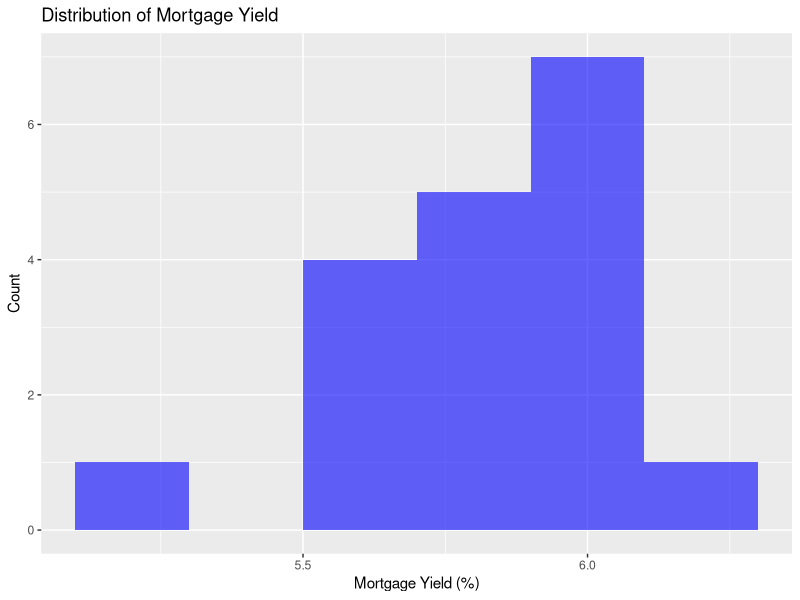
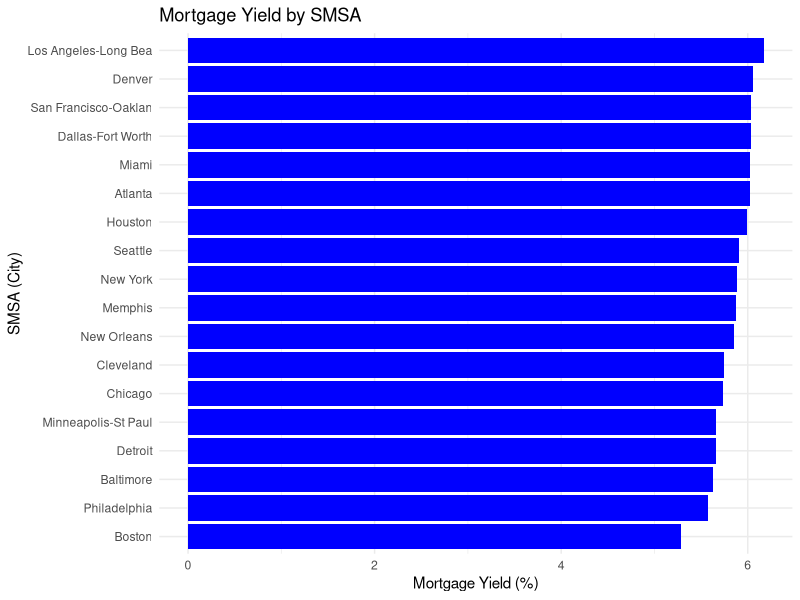
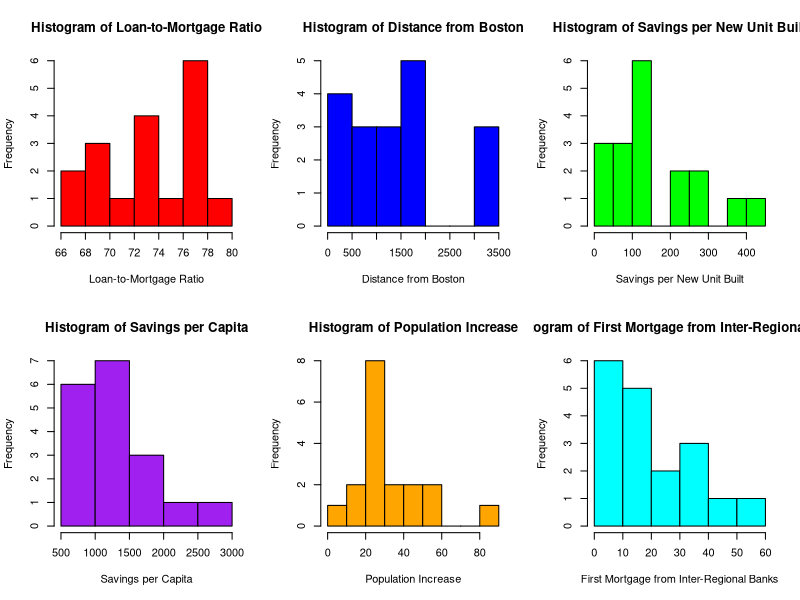
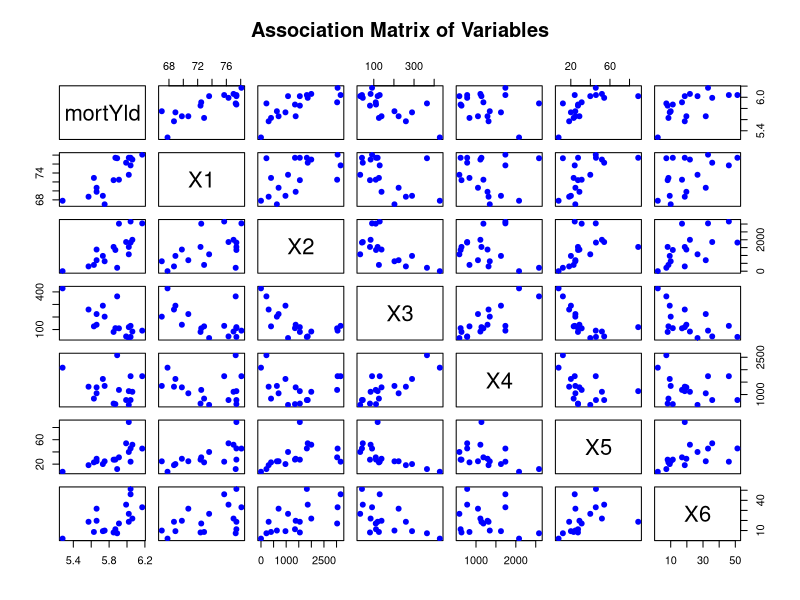
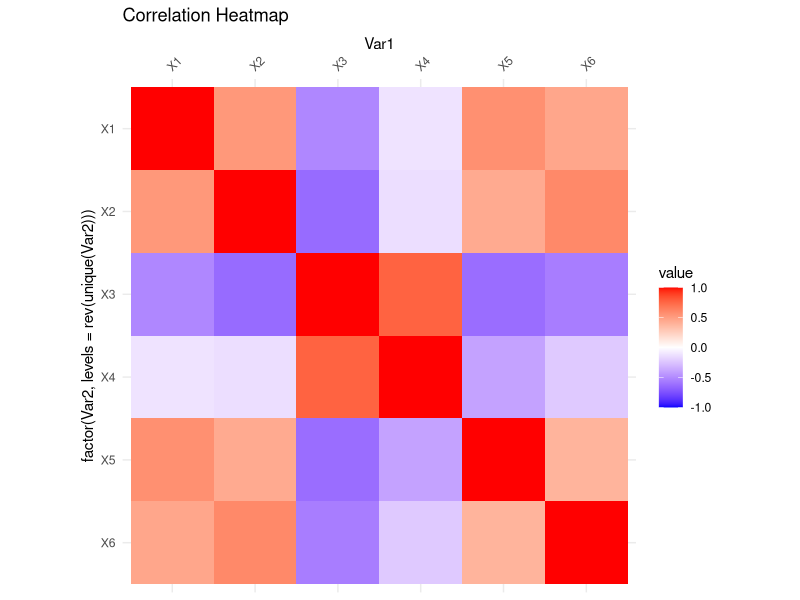
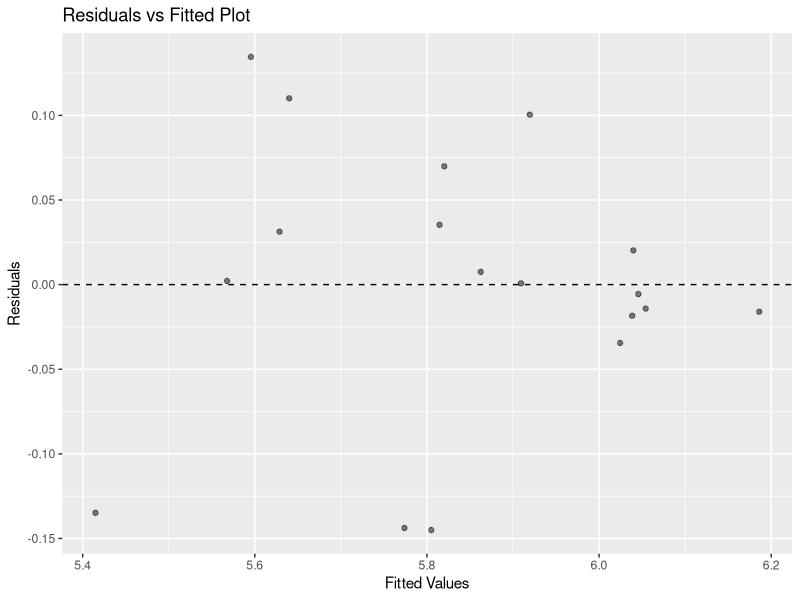
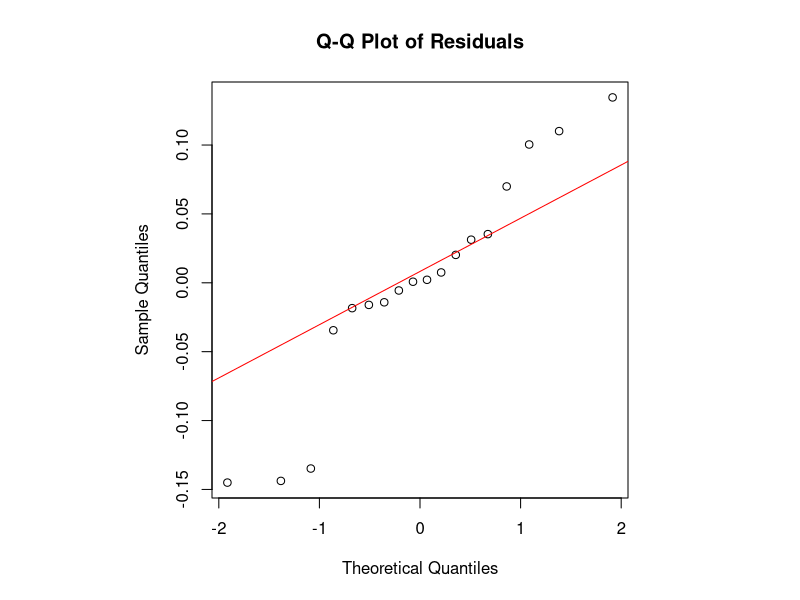

The R source for these figures, in order:
## ---- chunk 1
# Load necessary libraries
library(ggplot2)
library(tidyverse)
library(dplyr)
library(knitr)
library(kableExtra)
library(xtable)
library(MASS)
library(car)
library(magrittr)

# Read data
df <- read.csv("myield.csv")

# Rename columns for easier reference
colnames(df) <- c("smsa", "mortYld", "X1", "X2", "X3", "X4", "X5", "X6")

# Display first few rows
kable(head(df), caption = "First few rows of the dataset") %>% kable_styling()
## ---- chunk 2
# Count missing values
colSums(is.na(df))

## ---- chunk 3
# Summary Statistics
summary_stats <- summary(df[, colnames(df) != "smsa"])
kable(summary_stats, caption = "Summary Statistics of Variables") %>% kable_styling()
## ---- chunk 4
# Histogram of Mortgage Yield
ggplot(df, aes(x = mortYld)) + 
  geom_histogram(binwidth = 0.2, fill = "blue", alpha = 0.6) +
  labs(title = "Distribution of Mortgage Yield", x = "Mortgage Yield (%)", y = "Count")

# Create a named vector where mortgage yield values are associated with their respective SMSAs
df <- df %>% arrange(desc(mortYld))  

# Create a better bar chart
ggplot(df, aes(x = reorder(smsa, mortYld), y = mortYld)) + 
  geom_bar(stat = "identity", fill = "blue") +
  coord_flip() +  # Flip coordinates to make labels readable
  labs(title = "Mortgage Yield by SMSA", x = "SMSA (City)", y = "Mortgage Yield (%)") +
  theme_minimal()


# Set up a 2x3 grid for multiple histograms
par(mfrow = c(2, 3))

# Define variable names
var_names <- c("Loan-to-Mortgage Ratio", "Distance from Boston", 
               "Savings per New Unit Built", "Savings per Capita", 
               "Population Increase", "First Mortgage from Inter-Regional Banks")

# Define colors for better visualization
hist_colors <- c("red", "blue", "green", "purple", "orange", "cyan")

# Loop through each variable (X1 to X6) and create a histogram
for (i in 1:6) {
  hist(df[[paste0("X", i)]], 
       main = paste("Histogram of", var_names[i]),
       xlab = var_names[i], 
       col = hist_colors[i], 
       border = "black")
}

# Reset plotting parameters to default
par(mfrow = c(1, 1))

## ---- chunk 5
# Select only the relevant numerical variables (X1 to X6 and mortYld)
selected_vars <- df[, c("mortYld", "X1", "X2", "X3", "X4", "X5", "X6")]

# Create the scatter plot matrix
pairs(selected_vars, 
      main = "Association Matrix of Variables",
      col = "blue",   # Set color for points
      pch = 19)       # Use solid dots for points


## ---- chunk 6
# Correlation Matrix
# Compute correlation matrix
cor_matrix <- round(cor(df[,3:8]), 2)  # Excluding 'smsa' and 'mortYld'
kable(cor_matrix, caption = "Correlation Matrix") %>% kable_styling()
## ---- chunk 7
library(ggplot2)
library(reshape2)

# Convert correlation matrix to long format for heatmap
melted_cor <- melt(cor_matrix)

# Reverse the order of the y-axis (Var2) so that X1 appears at the top-left
ggplot(data = melted_cor, aes(x=Var1, y=factor(Var2, levels=rev(unique(Var2))), fill=value)) + 
  geom_tile() +
  scale_fill_gradient2(low="blue", high="red", mid="white", 
                       midpoint=0, limit=c(-1,1), space="Lab") +
  scale_x_discrete(position = "top") +  # Move X-axis labels to top
  theme_minimal() +
  coord_fixed() +
  theme(axis.text.x = element_text(angle = 45, hjust = 0)) + # Rotate labels for readability
  ggtitle("Correlation Heatmap")
## ---- chunk 8
# Pairwise Simple Regressions
models_simple <- lapply(1:6, function(i) {
  formula <- as.formula(paste("mortYld ~ X", i, sep = ""))
  lm(formula, data = df)
})

simple_summaries <- lapply(models_simple, summary)

data.frame(
  Predictor = paste0("X", 1:6),
  R_squared = sapply(simple_summaries, function(m) round(m$r.squared, 3)),
  p_value = sapply(simple_summaries, function(m) round(coef(m)[2,4], 4))
) %>%
  kable(caption = "Simple Linear Regressions: R² and p-values") %>%
  kable_styling()
## ---- chunk 9
# Null Model vs Full Model Comparison
null_model <- lm(mortYld ~ 1, data = df)
full_model <- lm(mortYld ~ X1 + X2 + X3 + X4 + X5 + X6, data = df)

anova(null_model, full_model)
## ---- chunk 10
# Fit linear regression model
model <- lm(mortYld ~ X1 + X2 + X3 + X4 + X5 + X6, data = df)

# Model summary
summary(model)

## ---- chunk 11
# Stepwise regression (both directions)
step_model <- stepAIC(model, direction = "both")
summary(step_model)
## ---- chunk 12
#model with interactions
interaction_model <- lm(mortYld ~ X1 * X3 * X4, data = df)

# Summary of the model
summary(interaction_model)

## ---- chunk 13
reduced_interaction_model <- lm(mortYld ~ X1 + X3 + X4 + X1:X3 + X1:X4 + X3:X4, data = df)
summary(reduced_interaction_model)
step_interaction_model <- stepAIC(lm(mortYld ~ X1 * X3 * X4, data = df), direction = "both")
summary(step_interaction_model)

## ---- chunk 14
# Compare model performances
adj_r2_compare <- data.frame(
  Model = c("Full Model", "Stepwise Model", "2-Way Interaction Model"),
  Adj_R2 = c(
    summary(full_model)$adj.r.squared,
    summary(step_model)$adj.r.squared,
    summary(reduced_interaction_model)$adj.r.squared
  )
)

kable(adj_r2_compare, caption = "Adjusted R² for Different Models") %>% kable_styling()

# Compare AIC
aic_compare <- AIC(full_model, step_model, reduced_interaction_model)
kable(aic_compare, caption = "AIC for Different Models") %>% kable_styling()

# Compare with ANOVA
anova(full_model, step_model, reduced_interaction_model)
## ---- chunk 15
# Compute Variance Inflation Factor (VIF)
vif_values <- vif(model)
kable(as.data.frame(vif_values), caption = "Variance Inflation Factors (VIF)") %>% kable_styling()

## ---- chunk 16
# Residuals vs Fitted Plot
ggplot(data.frame(fitted = fitted(model), residuals = resid(model)), aes(x = fitted, y = residuals)) +
  geom_point(alpha = 0.5) +
  geom_hline(yintercept = 0, linetype = "dashed") +
  labs(title = "Residuals vs Fitted Plot", x = "Fitted Values", y = "Residuals")
## ---- chunk 17
# QQ-Plot of Residuals
residuals <- resid(model)  # Extract residuals

# Set up a square plotting area
par(pty = "s")  

# Generate the Q-Q plot
qqnorm(residuals, main = "Q-Q Plot of Residuals") #Normal Q-Q Plot
qqline(residuals, col = "red")

# Reset plotting parameters (optional)
par(pty = "m")  
## ---- chunk 18
coeffs <- round(coef(model), 2)
kable(as.data.frame(coeffs), caption = "Final Model Coefficients") %>% kable_styling()
